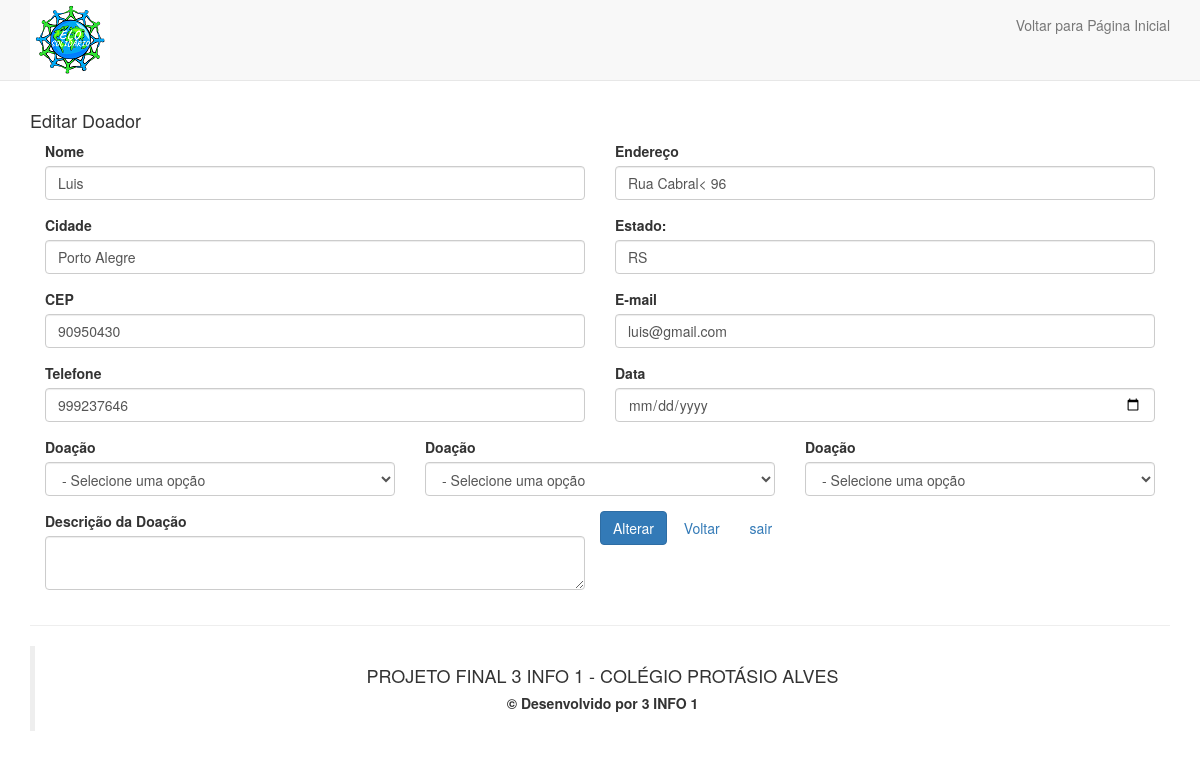
/Projeto/editarDoador.php?idDoador=23, run on the app's committed database.
### tables this page shows
CREATE TABLE `doador` (
  `idDoador` int(3) NOT NULL,
  `nome` varchar(70) NOT NULL,
  `endereco` varchar(50) NOT NULL,
  `cidade` varchar(30) NOT NULL,
  `estado` char(2) NOT NULL,
  `cep` int(8) NOT NULL,
  `email` varchar(50) NOT NULL,
  `telefone` varchar(12) NOT NULL,
  `doacao1` varchar(50) NOT NULL,
  `doacao2` varchar(50) NOT NULL,
  `doacao3` varchar(50) NOT NULL,
  `descricao` varchar(500) NOT NULL,
  `dta_doacao` date NOT NULL
);

### Projeto/editarDoador.php (the view, shortened to what this page needs)
<?php
    require 'config.php';
    $info = [];
    $idDoador = filter_input(INPUT_GET,'idDoador');
    if($idDoador){
        $sql = "SELECT * FROM doador WHERE idDoador = :idDoador";
        $sql = $pdo->prepare($sql);
        $sql->bindvalue('idDoador', $idDoador);
        $sql->execute();
        if($sql->rowCount() > 0){
            $info = $sql->fetch(PDO::FETCH_ASSOC);
        }else{
            header("Location: index.php");
            exit;
        }
    }
?>
<!DOCTYPE HTML>
<html lang="pt-br">
	<head>
		<link rel="stylesheet" href="https://maxcdn.bootstrapcdn.com/bootstrap/3.3.6/css/bootstrap.min.css">
	</head>
	<body>
	    <nav class="navbar navbar-default navbar-static-top">
	      <div class="container">
	        <div class="navbar-header">
	          <img src="imagens/Elo_solidario.png" />
	        </div>
	        <div id="navbar" class="navbar-collapse collapse">
	          <ul class="nav navbar-nav navbar-right">
	            <li><a href="index.php">Voltar para Página Inicial</a></li>
	          </ul>
	        </div>
	      </div>
	    </nav>
	    <div class="container">
<form method="POST" action="editar_actionDoador.php">
			<h4>Editar Doador</h4>
			<div class="form-row">
            <div class="form-group col-md-6">
                <label>Nome</label>
                <input type="text" class="form-control" name="nome" value="<?=$info['nome'];?>"/>
            </div>
            <div class="form-group col-md-6">
                <label>Endereço</label>
			    <input type="text" class="form-control" name="endereco" value="<?=$info['endereco'];?>"/>
            </div>
        </div>
        <div class="form-row">
            <div class="form-group col-md-6">
                <label>Cidade</label>
                <input type="text" class="form-control" name="cidade" value="<?=$info['cidade'];?>"/>
            </div>
            <div class="form-group col-md-6">
                <label>Estado:</label>
                <input type="text" class="form-control" name="estado" value="<?=$info['estado'];?>"/>
            </div>
        </div>
        <div class="form-row">
            <div class="form-group col-md-6">
                <label>CEP</label>
                <input type="text" class="form-control" name="cep" value="<?=$info['cep'];?>"/>
            </div>
        <div class="form-row">
            <div class="form-group col-md-6">
                <label>E-mail </label>
                <input type="email" class="form-control" name="email" value="<?=$info['email'];?>"/>
                </div>
            <div class="form-group col-md-6">
                <label>Telefone</label>
                <input type="text" class="form-control" name="telefone" value="<?=$info['telefone'];?>"/>
            </div>
            <div class="form-group col-md-6">
                        <label for="dta_doacao">Data&nbsp;</label>
                        <input type="date" name="dta_doacao" class="form-control"  value="<?=$info['dta_doacao'];?>" />
                    </div>
                    <div class="form-group col-md-4">
                        <label>Doação</label>
                     <select id="doacao1" class="form-control" type="text" name="doacao1" value="<?=$info['doacao1'];?>" >
                            <option> - Selecione uma opção</option>
                        </select>
                    </div>
                    <div class="form-group col-md-4">
                        <label>Doação</label>
                        <select id="doacao2" class="form-control" type="text" name="doacao2" value="<?=$info['doacao2'];?>" >
                            <option> - Selecione uma opção</option>
                        </select>
                    </div>
                    <div class="form-group col-md-4">
                        <label>Doação</label>
                        <select id="doacao3" class="form-control"  type="text" name="doacao3" value="<?=$info['doacao3'];?>"  >
                            <option> - Selecione uma opção</option>
                        </select>
                    </div>
                    <div class="form-group col-md-6">
                    <label>Descrição da Doação</label>
                        <textarea class="form-control" name="descricao" value="<?=$info['descricao'];?>"></textarea>
                    </div>
                </div><br><br>
        </div>
			<br>
            <a onclick="return confirm('Registro alterado com sucesso!')"><input type="submit" value="Alterar" class="btn btn-primary"/></a>
            <a href="painelDoador.php"class="btn btn-outline-success" > Voltar </a>
			<a href="sair.php" class="btn btn-outline-danger "> sair </a>
</form>
</div>
		<div class="container">
	    	<hr>
	    	<footer>
	    		<blockquote class="blockquote text-center">
				<h4>PROJETO FINAL 3 INFO 1 - COLÉGIO PROTÁSIO ALVES</h4>
  			<h5><strong>&copy; Desenvolvido por 3 INFO 1<br></strong></h5>
				</blockquote>
	    	</footer>
	    </div>
	</body>
</html>

### data on the page
doador: nome "Luis", endereco "Rua Cabral< 96", cidade "Porto Alegre", estado "RS", cep "90950430", email "luis@gmail.com", telefone "999237646", doacao1 "- Selecione uma opção", doacao2 "- Selecione uma opção", doacao3 "- Selecione uma opção"
